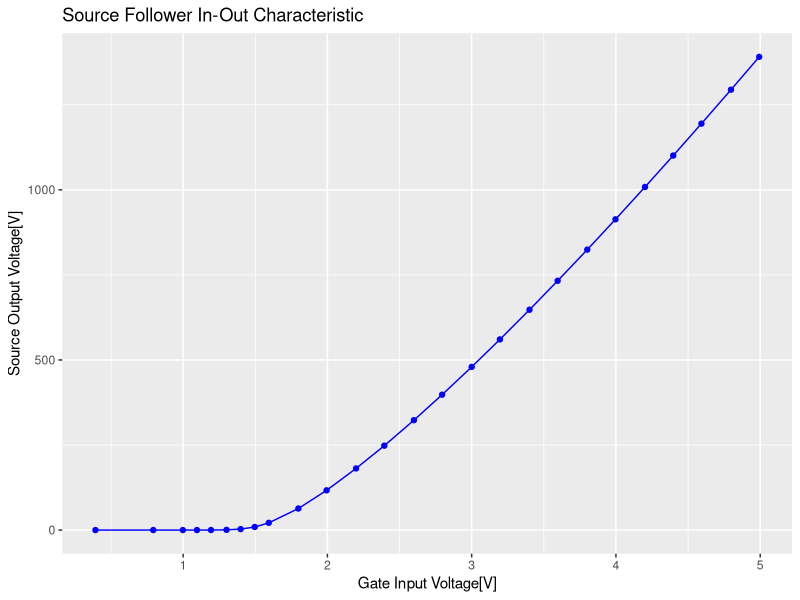
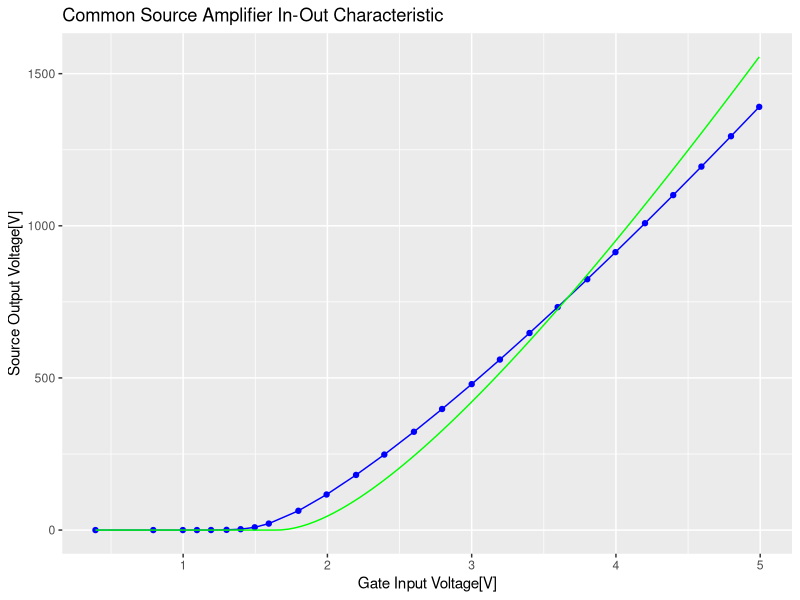

Source code (R) for these figures, in order:
library(tidyverse)

MOS_current <- function(Vgs,Vds,mu,Vth){
  mu*ifelse(Vgs<Vth,0,ifelse(Vgs-Vth>Vds,(Vgs-Vth)*Vds-0.5*Vds^2,0.5*(Vgs-Vth)^2))
}

Get_CD_Out <- function(Vin,mu,Vth,VDD,RL) {
	Vdrop <- RL*(Vin-Vth)
	VoltFactor <- (Vdrop + 1/mu)
	Voltsq <- VoltFactor^2-Vdrop^2
	Voltsq <- ifelse(Voltsq>0,Voltsq,0)
	Vout <- (VoltFactor - sqrt(Voltsq)) / RL
	ifelse(Vin<Vth,0,Vout * 1e3) # Out in [mV]
}

VDD <- 4.9907
R_real <- 986.75
mu_prev <- 0.002918077
Vth_prev <- 1.521161086

CD_Amp <- tribble(
~Vin, ~Vout,
0.39219, 0.002,
0.79288, 0.002,
0.99794, 0.007,
1.09562, 0.028,
1.19327, 0.145,
1.3009,	0.703,
1.39856, 2.866,
1.49628, 9.083,
1.59371, 21.323,
1.79881, 63.364,
1.99441, 116.852,
2.1986, 181.189,
2.3945, 248.15,
2.5998, 323.05,
2.795, 397.9,
3.0002, 479.66,
3.1958, 560.4,
3.4009, 647.61,
3.596, 732.73,
3.8013, 824.32,
3.9967, 913.34,
4.2015, 1008.46,
4.3971, 1100.84,
4.5925, 1194.57,
4.7975, 1294.36,
4.9931, 1390.85
)

ggplot(mapping=aes(Vin,Vout),data=CD_Amp)+
  geom_point(color="blue")+
  geom_path(color="blue")+
  #stat_function(fun = function(value) { Get_CD_Out(value,mu_prev,Vth_prev,VDD,R_real) },color="blue")+
  labs(x="Gate Input Voltage[V]",y="Source Output Voltage[V]",title=element_text("Source Follower In-Out Characteristic"))

CD_Amp_fit <- CD_Amp[-(1:5),]
fitting_obj <- optim(c(3e-3,1.5),function(param) {sum(Get_CD_Out(CD_Amp_fit$Vin,param[[1]],param[[2]],VDD,R_real)-CD_Amp_fit$Vout)^2})


print(fitting_obj$par)

mu <- fitting_obj$par[[1]]
Vth <- fitting_obj$par[[2]]

ggplot(mapping=aes(Vin,Vout),data=CD_Amp)+
  geom_point(color="blue")+
  geom_path(color="blue")+
  stat_function(fun = function(value) { Get_CD_Out(value,mu,Vth,VDD,R_real) },color="green")+
  labs(x="Gate Input Voltage[V]",y="Source Output Voltage[V]",title=element_text("Common Source Amplifier In-Out Characteristic"))